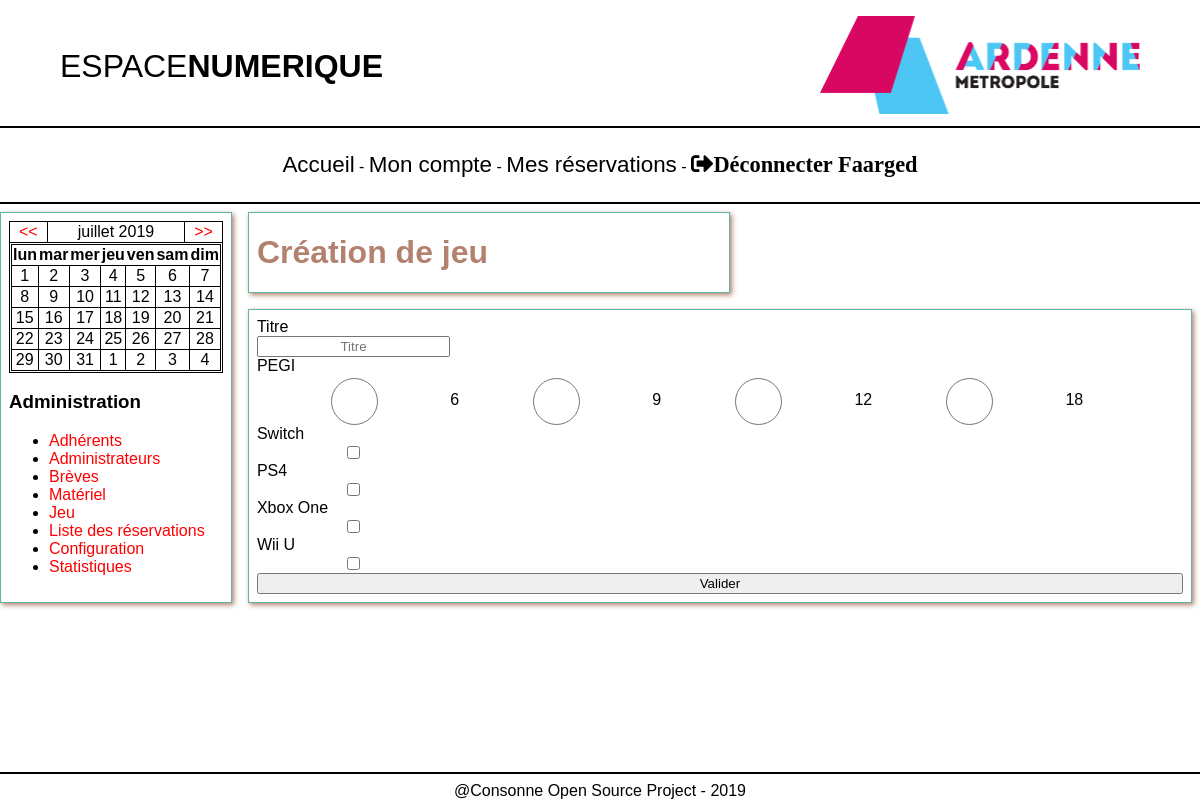
The page /creation_jeu.php (signed in) on the database its author committed.
### tables this page shows
CREATE TABLE `materiel` (
  `id_materiel` int(11) NOT NULL,
  `nom_materiel` varchar(50) NOT NULL,
  `type` varchar(50) NOT NULL
);

### php/requetes/search_materiel.php (called while the page is built)
<?php
  require "php/connex_bdd.php";
  $reponse = $bdd->prepare('SELECT * FROM materiel
    WHERE type="console"
    OR type="pc"');
  $reponse->execute();
?>

### creation_jeu.php (the view, shortened to what this page needs)
<?php
  if ($_SESSION['statut'] == 'administrateur')
  {
?>
<!DOCTYPE html>
<html lang="fr">
<head>
  <link rel="stylesheet" href="css/fontawesome-5.9.0/css/all.min.css">
  <link rel="stylesheet" href="css/main.css">
</head>
<body>
  <?php include "header.php"; ?>
  <div class="corps">
    <?php include "navadmin.php" ?>
    <div class="contenu">
      <div class="titre">
        <h1>Création de jeu</h1>
      </div>
      <div class="perso">
        <form action="php/crea_jeu.php" method="post">
          <label for="titre">Titre</label>
          <input type="text" name="titre" placeholder="Titre">
          <label for="pegi">PEGI</label>
          <div class="radio">
            <input type="radio" id="option1" autocomplete="off" name="pegi_jeu" value="6">
            <p>6</p>
            <input type="radio" id="option2" autocomplete="off" name="pegi_jeu" value="9">
            <p>9</p>
            <input type="radio" id="option3" autocomplete="off" name="pegi_jeu" value="12">
            <p>12</p>
            <input type="radio" id="option4" autocomplete="off" name="pegi_jeu" value="18">
            <p>18</p>
          </div>
            <?php include 'php/requetes/search_materiel.php';
            while ($support = $reponse->fetch()) {
            ?>
            <label for="materiel[]"><?php echo $support["nom_materiel"]; ?></label>
            <input type="checkbox" name="materiel[]" value="<?php echo $support["id_materiel"]; ?>">
          <?php } ?>
          <button type="submit" name="submit">Valider</button>
        </form>
      </div>
    </div>
  </div>
  <?php include "footer.php"; ?>
</body>
</html>
<?php } else {
  header("Location: accueil.php");
 } ?>

### css/main.css (style rules this page uses)
html { margin: 0; padding: 0; box-sizing: border-box; font-family: 'Arial', sans-serif; }
body { background-color: white; margin: 0px; display: flex; flex-direction: column; }
a { text-decoration: none; color: red }
h1 { color: #B3826F; }
html, body { height: 100%; padding: 0; margin: 0; }
.corps { display: flex; flex-flow: row wrap; }
.contenu { padding-left: 1em; padding-right: 0.5em; display: flex; flex: 1; flex-flow: column; }
table, tr, td { border-collapse: collapse; text-align: center; border: solid 1px black; }
form { display:flex; flex-flow: column; justify-content: center; }
.radio { display: flex; flex-flow: row wrap; }
input { width: 20%; text-align: center; }
.titre { border: solid 1px #5DB3A4; box-shadow: 2px 2px 5px #B3826F; margin-bottom: 0.5em; padding-left: 0.5em; width: 50%; }
.perso { display: flex; border: solid 1px #5DB3A4; box-shadow: 2px 2px 5px #B3826F; margin-top: 0.5em; padding: 0.5em; }
.perso > form { width: 100%; }

### rows shown on the page
materiel: nom_materiel "Switch"
materiel: nom_materiel "PS4"
materiel: nom_materiel "Xbox One"
materiel: nom_materiel "Wii U"

### other values the page prints
$_SESSION['pseudo'] "Faarged"
$texte "<< juillet 2019 >> lun mar mer jeu ven sam dim"
$jour "11"
$jour "1"
$jour "2"
$jour "3"
$jour "4"
